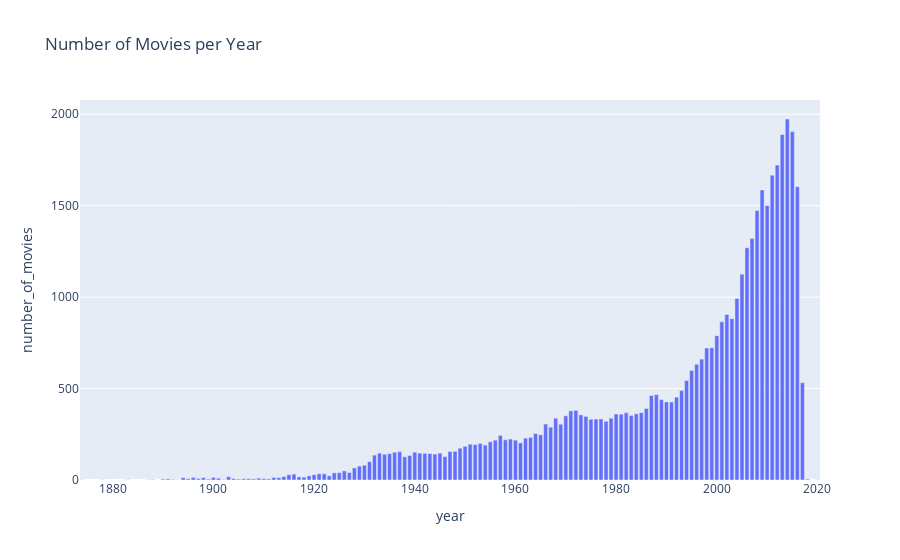

The cell this chart's notebook holds for it:
### Code cell
Markdown(ask_agent("get the number of movies per each year, plot a bar graph using plotly, don't give me code"))

### Figure 1 — Plotly figure (JSON) as saved in the notebook; plotly's stock layout.template omitted (floating-point values rounded to 4 significant figures; data arrays with more than 128 entries replaced by an {"elided": "..."} marker saying what was removed)
{"data": [{"alignmentgroup": "True", "hovertemplate": "year=%{x}<br>number_of_movies=%{y}<extra></extra>", "legendgroup": "", "marker": {"color": "#636efa", "pattern": {"shape": ""}}, "name": "", "offsetgroup": "", "orientation": "v", "showlegend": false, "textposition": "auto", "type": "bar", "x": {"elided": "135 int values"}, "xaxis": "x", "y": {"elided": "135 int values"}, "yaxis": "y"}], "layout": {"barmode": "relative", "legend": {"tracegroupgap": 0}, "title": {"text": "Number of Movies per Year"}, "xaxis": {"anchor": "y", "domain": [0, 1], "title": {"text": "year"}}, "yaxis": {"anchor": "x", "domain": [0, 1], "title": {"text": "number_of_movies"}}}}
